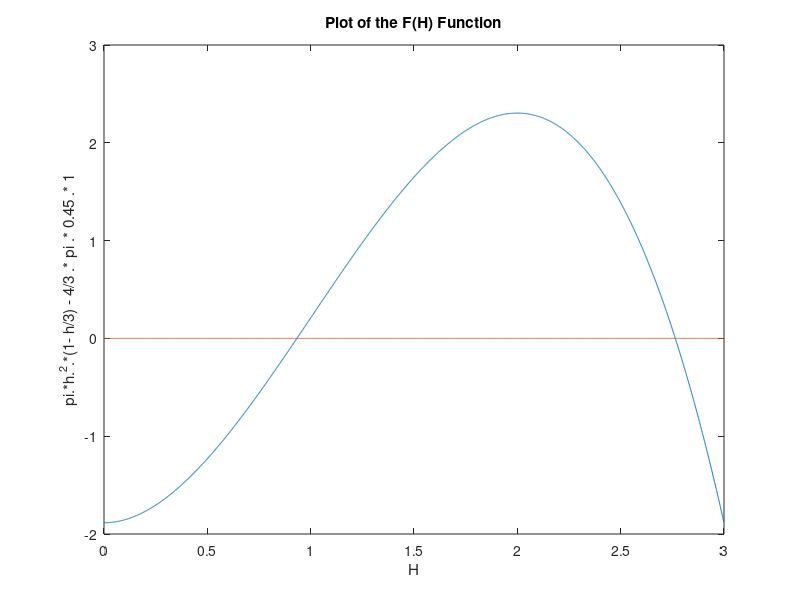

Write the MATLAB code that produced this figure.
figure
h = 1e-6:0.001:3-1e-6;
y = pi.*h.^2.*(1- h/3) - 4/3 .* pi .* 0.45 .* 1;
plot(h,y)

hold on
y1 = h-h;
plot(h,y1)
hold off

xlabel('H')
ylabel('pi.*h.^2.*(1- h/3) - 4/3 .* pi .* 0.45 .* 1')
title('Plot of the F(H) Function')